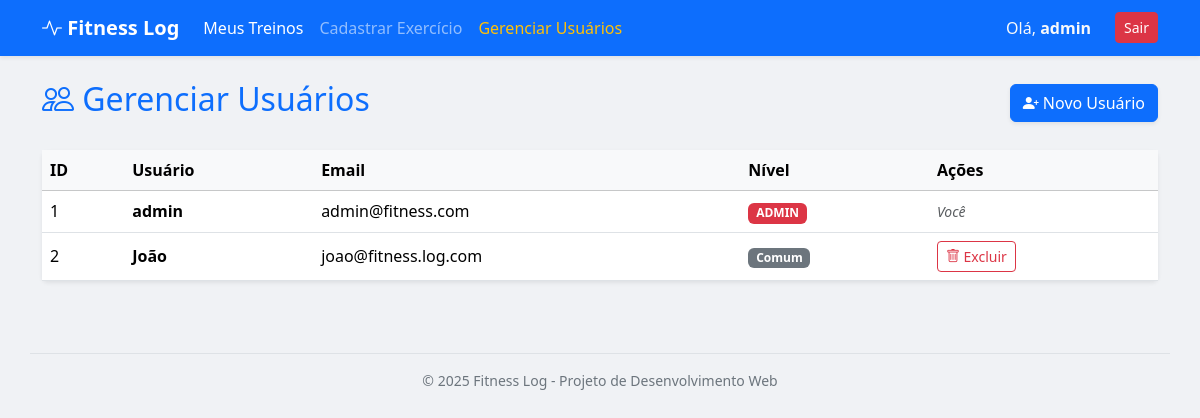
/usuarios.php (signed in), run on the app's committed database.
### tables this page shows
CREATE TABLE `usuarios` (
  `id` int(11) NOT NULL,
  `usuario` varchar(50) NOT NULL,
  `email` varchar(100) DEFAULT NULL,
  `senha` varchar(255) NOT NULL,
  `nivel` enum('Admin','Comum') NOT NULL DEFAULT 'Comum'
);

### usuarios.php (the view, shortened to what this page needs)
<?php
require_once 'config/database.php';
include 'includes/header.php';
$sql = "SELECT id, usuario, email, nivel FROM usuarios ORDER BY usuario ASC";
$resultado = mysqli_query($conn, $sql);
?>
<div class="d-flex justify-content-between align-items-center mb-4">
    <h2 class="text-primary"><i class="bi bi-people"></i> Gerenciar Usuários</h2>
    <a href="usuarios_cadastrar.php" class="btn btn-primary shadow-sm">
        <i class="bi bi-person-plus-fill"></i> Novo Usuário
    </a>
</div>
<div class="card shadow-sm border-0">
    <div class="table-responsive">
        <table class="table table-hover align-middle mb-0">
            <thead class="table-light">
                <tr>
                    <th>ID</th>
                    <th>Usuário</th>
                    <th>Email</th>
                    <th>Nível</th>
                    <th>Ações</th>
                </tr>
            </thead>
            <tbody>
                <?php while ($user = mysqli_fetch_assoc($resultado)): ?>
                    <tr>
                        <td><?= $user['id']; ?></td>
                        <td class="fw-bold"><?= htmlspecialchars($user['usuario']); ?></td>
                        <td><?= htmlspecialchars($user['email']); ?></td>
                        <td>
                            <?php if ($user['nivel'] == 'Admin'): ?>
                                <span class="badge bg-danger">ADMIN</span>
                            <?php else: ?>
                                <span class="badge bg-secondary">Comum</span>
                            <?php endif; ?>
                        </td>
                        <td>
                            <?php if ($user['id'] != $_SESSION['usuario_id']): ?>
                                <a href="processa.php?acao=excluir_usuario&id=<?= $user['id']; ?>"
                                   class="btn btn-sm btn-outline-danger"
                                   onclick="return confirm('Tem certeza que deseja excluir o usuário <?= htmlspecialchars($user['usuario']); ?>?');">
                                    <i class="bi bi-trash"></i> Excluir
                                </a>
                            <?php else: ?>
                                <span class="text-muted small fst-italic">Você</span>
                            <?php endif; ?>
                        </td>
                    </tr>
                <?php endwhile; ?>
            </tbody>
        </table>
    </div>
</div>
<?php
include 'includes/footer.php';
?>

### includes/header.php (style rules this page uses)
body { background-color: #f0f2f5; }

### data on the page
usuarios: id "1", usuario "admin", email "admin@fitness.com", nivel "ADMIN", shows "Você"
usuarios: id "2", usuario "João", email "joao@fitness.log.com", nivel "Comum"

### other printed values
$_SESSION['usuario_logado'] "admin"
